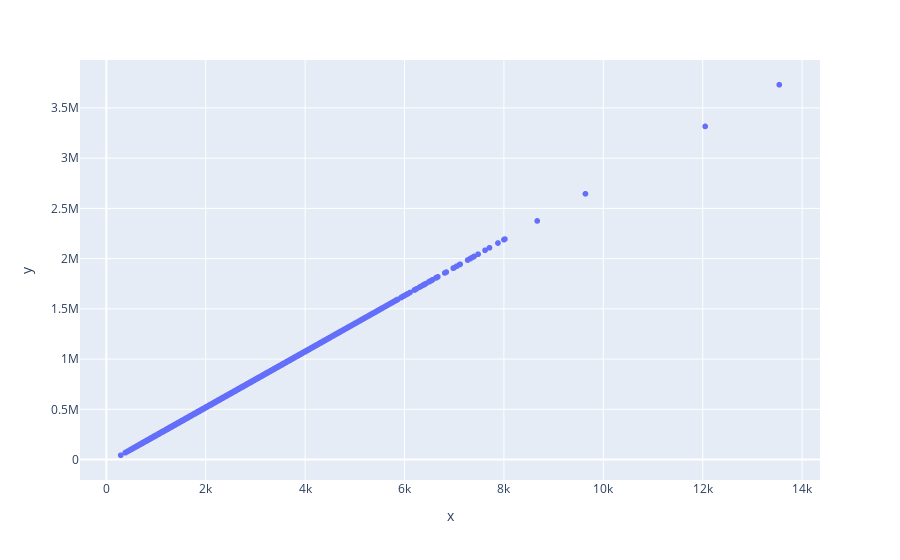

The code cell stored with this chart in its notebook:
### Code cell
# Grafico de previsoes
grafico = px.scatter(x=X_casas_treinamento.ravel(), y= Previsoes)
grafico.show()

### Figure 1 — Plotly figure (JSON) as saved in the notebook; plotly's stock layout.template omitted (floating-point values rounded to 4 significant figures; data arrays with more than 128 entries replaced by an {"elided": "..."} marker saying what was removed)
{"data": [{"hovertemplate": "x=%{x}<br>y=%{y}<extra></extra>", "legendgroup": "", "marker": {"color": "#636efa", "symbol": "circle"}, "mode": "markers", "name": "", "showlegend": false, "type": "scattergl", "x": {"elided": "15129 int values"}, "xaxis": "x", "y": {"elided": "15129 float values"}, "yaxis": "y"}], "layout": {"legend": {"tracegroupgap": 0}, "margin": {"t": 60}, "xaxis": {"anchor": "y", "domain": [0, 1], "title": {"text": "x"}}, "yaxis": {"anchor": "x", "domain": [0, 1], "title": {"text": "y"}}}}
